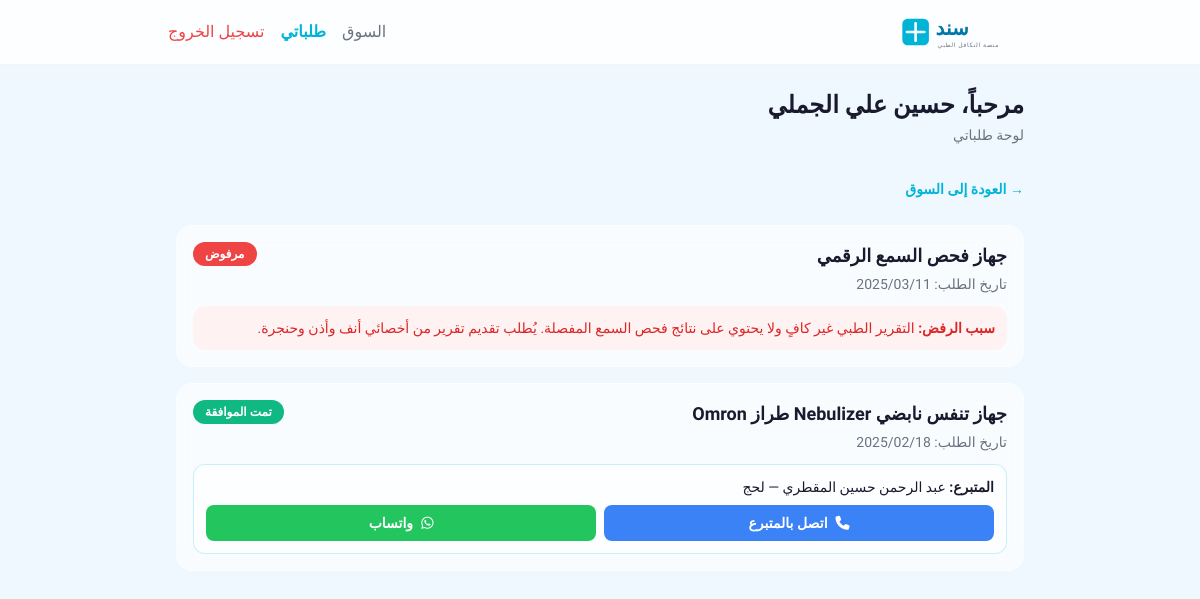
/dashboard-beneficiary.php (signed in), run on the app's committed database.
### tables this page shows
CREATE TABLE `users` (
  `id` int(10) UNSIGNED NOT NULL,
  `full_name` varchar(100) NOT NULL,
  `phone` varchar(20) NOT NULL,
  `email` varchar(150) NOT NULL,
  `password_hash` varchar(255) NOT NULL,
  `role` enum('beneficiary','donor','admin') NOT NULL DEFAULT 'beneficiary',
  `governorate` varchar(50) NOT NULL,
  `district` varchar(100) NOT NULL,
  `is_active` tinyint(1) NOT NULL DEFAULT 1,
  `created_at` timestamp NOT NULL DEFAULT current_timestamp()
);

CREATE TABLE `requests` (
  `id` int(10) UNSIGNED NOT NULL,
  `device_id` int(10) UNSIGNED NOT NULL,
  `beneficiary_id` int(10) UNSIGNED NOT NULL,
  `case_description` text NOT NULL,
  `medical_doc_path` varchar(255) NOT NULL,
  `status` enum('pending','approved','rejected') NOT NULL DEFAULT 'pending',
  `rejection_reason` text DEFAULT NULL,
  `admin_reviewed_by` int(10) UNSIGNED DEFAULT NULL,
  `admin_reviewed_at` datetime DEFAULT NULL,
  `created_at` timestamp NOT NULL DEFAULT current_timestamp()
);

CREATE TABLE `devices` (
  `id` int(10) UNSIGNED NOT NULL,
  `donor_id` int(10) UNSIGNED NOT NULL,
  `name` varchar(150) NOT NULL,
  `category` enum('respiratory','mobility','beds_clinical','diagnostic') NOT NULL,
  `condition_rating` enum('excellent','good','acceptable') NOT NULL,
  `description` text NOT NULL,
  `offer_type` enum('donation','loan') NOT NULL,
  `loan_duration` varchar(50) DEFAULT NULL,
  `governorate` varchar(50) NOT NULL,
  `district` varchar(100) NOT NULL,
  `latitude` decimal(10,8) DEFAULT NULL,
  `longitude` decimal(11,8) DEFAULT NULL,
  `status` enum('pending_review','active','under_request_review','loaned','rejected') NOT NULL DEFAULT 'pending_review',
  `rejection_reason` text DEFAULT NULL,
  `admin_reviewed_by` int(10) UNSIGNED DEFAULT NULL,
  `admin_reviewed_at` datetime DEFAULT NULL,
  `created_at` timestamp NOT NULL DEFAULT current_timestamp()
);

### includes/auth.php (called while the page is built, shortened)
<?php
require_once __DIR__ . '/functions.php';
function isLoggedIn(): bool {
    return isset($_SESSION['user_id']);
}
function getCurrentUser(): ?array {
    global $pdo;
    $stmt = $pdo->prepare("SELECT * FROM users WHERE id = ? AND is_active = 1");
    $stmt->execute([$_SESSION['user_id']]);
    $user = $stmt->fetch();
    return $user ?: null;
}

### includes/functions.php (called while the page is built, shortened)
<?php
function formatYemeniPhone(string $phone): string {
    $phone = preg_replace('/[^0-9]/', '', $phone);
    $phone = ltrim($phone, '0');
    return $phone;
}
function generateWhatsAppUrl(string $phone, string $message): string {
    $phone = formatYemeniPhone($phone);
    $message = rawurlencode($message);
    return "https://wa.me/{$phone}?text={$message}";
}
function getYemenGovernorates(): array {
    return [
        'amanat_al_asimah' => 'أمانة العاصمة',
        'aden'             => 'عدن',
        'taiz'             => 'تعز',
        'al_hudaydah'      => 'الحديدة',
        'hadramawt'        => 'حضرموت',
        'dhamar'           => 'ذمار',
        'shabwah'          => 'شبوة',
        'al_mahwit'        => 'المحويت',
        'saada'            => 'صعدة',
        'hajjah'           => 'حجة',
        'ibb'              => 'إب',
        'lahij'            => 'لحج',
        'marib'            => 'مأرب',
        'ad_dali'          => 'الضالع',
        'amran'            => 'عمران',
        'al_bayda'         => 'البيضاء',
        'al_mahrah'        => 'المهرة',
        'raymah'           => 'ريمة',
        'al_jawf'          => 'الجوف',
        'socotra'          => 'سقطرى',
        'abyan'            => 'أبين',
    ];
}

### dashboard-beneficiary.php (the view, shortened to what this page needs)
<?php
require_once __DIR__ . '/includes/db.php';
require_once __DIR__ . '/includes/functions.php';
require_once __DIR__ . '/includes/auth.php';
$currentUser = getCurrentUser();
$stmt = $pdo->prepare("
    SELECT r.*, d.name AS device_name
    FROM requests r
    JOIN devices d ON d.id = r.device_id
    WHERE r.beneficiary_id = ?
    ORDER BY r.created_at DESC
");
$stmt->execute([$currentUser['id']]);
$requests = $stmt->fetchAll();
$statusLabels = [
    'pending' => 'قيد المراجعة',
    'approved' => 'تمت الموافقة',
    'rejected' => 'مرفوض',
];
$statusClasses = [
    'pending' => 'status-pending',
    'approved' => 'status-approved',
    'rejected' => 'status-rejected',
];
?><!DOCTYPE html>
<html dir="rtl" lang="ar">
<head>
  <link rel="stylesheet" href="https://cdnjs.cloudflare.com/ajax/libs/font-awesome/6.5.1/css/all.min.css">
  <script src="https://cdn.tailwindcss.com"></script>
  <link rel="stylesheet" href="assets/css/style.css">
</head>
<body class="font-tajawal bg-bg text-text-dark min-h-screen">
  <nav class="sticky top-0 z-50 bg-white/80 backdrop-blur-md border-b border-gray-100">
    <div class="max-w-4xl mx-auto px-4 h-16 flex items-center justify-between">
      <a href="index.php"><img src="assets/images/logo.svg" alt="سند" class="h-10"></a>
      <div class="flex gap-4 items-center">
        <a href="marketplace.php" class="text-text-muted hover:text-primary transition">السوق</a>
        <a href="dashboard-beneficiary.php" class="text-primary font-semibold transition">طلباتي</a>
        <a href="logout.php" class="text-red-500 hover:text-red-700 transition">تسجيل الخروج</a>
      </div>
    </div>
  </nav>
  <div class="max-w-4xl mx-auto p-6 fade-in">
    <div class="flex items-center justify-between mb-8">
      <div>
        <h1 class="text-2xl font-bold">مرحباً، <?= htmlspecialchars($currentUser['full_name']) ?></h1>
        <p class="text-text-muted text-sm mt-1">لوحة طلباتي</p>
      </div>
      </div>
    <?php if (empty($requests)): ?>
      <div class="glass rounded-2xl p-8 text-center">
        <p class="text-text-muted text-lg mb-2">لا توجد طلبات بعد</p>
        <p class="text-text-muted text-sm mb-6">تصفح الأجهزة المتاحة في السوق وقدم طلبك للحصول على الدعم</p>
        <a href="marketplace.php" class="inline-block bg-primary hover:bg-primary-dark text-white px-6 py-3 rounded-xl font-semibold transition-all duration-300 shadow-lg hover:shadow-xl">
          تصفح الأجهزة
        </a>
      </div>
    <?php else: ?>
      <div class="mb-6">
        <a href="marketplace.php" class="text-primary hover:text-primary-dark font-semibold text-sm transition">&rarr; العودة إلى السوق</a>
      </div>
      <div class="space-y-4">
        <?php foreach ($requests as $req): ?>
          <div class="glass rounded-2xl p-4 card-hover">
            <div class="flex items-start justify-between gap-4">
              <div class="flex-1 min-w-0">
                <a href="device.php?id=<?= $req['device_id'] ?>" class="text-lg font-semibold text-text-dark hover:text-primary transition">
                  <?= htmlspecialchars($req['device_name']) ?>
                </a>
                <p class="text-text-muted text-sm mt-1">تاريخ الطلب: <?= date('Y/m/d', strtotime($req['created_at'])) ?></p>
              </div>
              <span class="px-3 py-1 rounded-full text-xs font-semibold whitespace-nowrap <?= $statusClasses[$req['status']] ?>">
                <?= $statusLabels[$req['status']] ?>
              </span>
            </div>
            <?php if ($req['status'] === 'rejected' && $req['rejection_reason']): ?>
              <div class="mt-3 text-sm text-red-600 bg-red-50 rounded-xl p-3">
                <span class="font-semibold">سبب الرفض:</span> <?= htmlspecialchars($req['rejection_reason']) ?>
              </div>
            <?php elseif ($req['status'] === 'approved'):
              $stmt = $pdo->prepare("SELECT u.full_name, u.governorate, u.phone
                                     FROM requests r
                                     JOIN devices d ON r.device_id = d.id
                                     JOIN users u ON d.donor_id = u.id
                                     WHERE r.id = ?");
              $stmt->execute([$req['id']]);
              $donor = $stmt->fetch();
              if ($donor):
                $donorPhone = formatYemeniPhone($donor['phone']);
                $deviceName = htmlspecialchars($req['device_name']);
                $beneficiaryName = htmlspecialchars($currentUser['full_name']);
                $donorName = htmlspecialchars($donor['full_name']);
                $governorates = getYemenGovernorates();
                $govLabel = $governorates[$donor['governorate']] ?? htmlspecialchars($donor['governorate']);
                $waMsg = "السلام عليكم، أنا {$beneficiaryName}، تواصلت معكم بخصوص جهاز {$deviceName} حسب إعلانكم في منصة سند. أرجو الإفادة عن كيفية الاستلام.";
                $waUrl = generateWhatsAppUrl($donorPhone, $waMsg);
              ?>
              <div class="mt-3 bg-white/50 rounded-xl p-3 border border-primary/20">
                <p class="text-sm text-text-dark"><span class="font-semibold">المتبرع:</span> <?= $donorName ?> — <?= $govLabel ?></p>
                <div class="flex gap-2 mt-2">
                  <a href="tel:+<?= $donorPhone ?>" class="flex-1 inline-flex items-center justify-center gap-2 bg-blue-500 hover:bg-blue-600 text-white px-4 py-2 rounded-lg text-sm font-semibold transition">
                    <i class="fas fa-phone"></i> اتصل بالمتبرع
                  </a>
                  <a href="<?= $waUrl ?>" target="_blank" class="flex-1 inline-flex items-center justify-center gap-2 bg-green-500 hover:bg-green-600 text-white px-4 py-2 rounded-lg text-sm font-semibold transition">
                    <i class="fab fa-whatsapp"></i> واتساب
                  </a>
                </div>
              </div>
              <?php endif; ?>
            <?php endif; ?>
          </div>
        <?php endforeach; ?>
      </div>
    <?php endif; ?>
  </div>
</body>
</html>

### assets/css/style.css (style rules this page uses)
:root { --tw-color-primary: #00B4D8; --tw-color-primary-dark: #0077A8; --tw-color-secondary: #90E0EF; --tw-color-accent: #CAF0F8; --tw-color-bg: #F0F8FF; --tw-color-text-dark: #1A1A2E; --tw-color-text-muted: #6B7280; }
body { font-family: 'Tajawal', sans-serif; direction: rtl; text-align: right; }
.glass { background: rgba(255, 255, 255, 0.6); backdrop-filter: blur(12px); -webkit-backdrop-filter: blur(12px); border: 1px solid rgba(255, 255, 255, 0.3); }
.card-hover { transition: transform 0.3s ease, box-shadow 0.3s ease; }
.status-rejected { background: #EF4444; color: #fff; }
.status-approved { background: #10B981; color: #fff; }
.fade-in { animation: fadeIn 0.4s ease-in; }
a, button { transition: color 0.2s ease, background-color 0.2s ease, box-shadow 0.2s ease, transform 0.2s ease; }

### data on the page
users: full_name "حسين علي الجملي"
requests: device.name "جهاز فحص السمع الرقمي", created_at "2025/03/11", status "مرفوض", rejection_reason "التقرير الطبي غير كافٍ ولا يحتوي على نتائج فحص السمع المفصلة. يُطلب تقديم تقرير من أخصائي أنف وأذن وحنجرة."
requests: device.name "جهاز تنفس نابضي Nebulizer طراز Omron", created_at "2025/02/18", status "تمت الموافقة", users.full_name "عبد الرحمن حسين المقطري", users.governorate "لحج"
